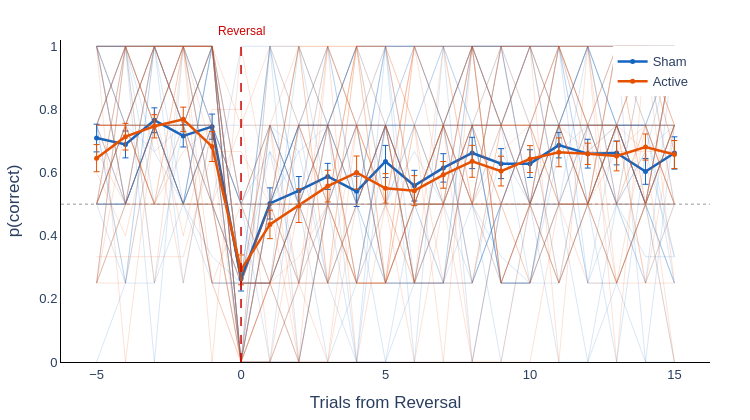
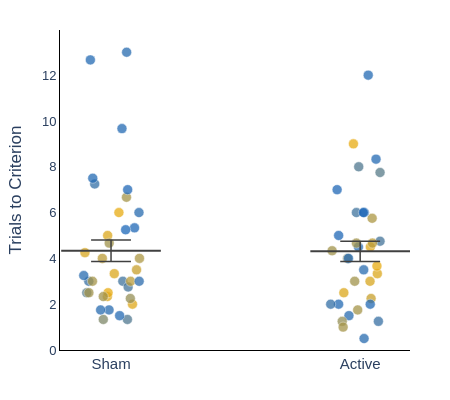

Write notebook code for charts like these, in order.
### Markdown cell above
---
## 5. Reversal Learning Analysis

### Code cell
# Reversal-locked accuracy and trials to criterion
rev_results = run_reversal_analysis(data, data_clean, conditions=['sham', 'active'])

### Figure 1 — Plotly figure (JSON) as saved in the notebook; plotly's stock layout.template omitted (floating-point values rounded to 4 significant figures)
{"data": [{"hoverinfo": "text+y", "line": {"color": "#1565C0", "width": 0.8}, "mode": "lines", "opacity": 0.2, "showlegend": false, "text": "sub-10369 (sham)", "type": "scatter", "x": [-5, -4, -3, -2, -1, 0, 1, 2, 3, 4, 5, 6, 7, 8, 9, 10, 11, 12, 13, 14, 15], "y": [0.5, 0.5, 0.75, 0.5, 1, 0.25, 1, 0.5, 0.5, 0.5, 0.5, 0.5, 0.75, 0.5, 0.3333, 0.25, 0.25, 0.5, 0, 0.6667, 0.3333]}, {"hoverinfo": "text+y", "line": {"color": "#1565C0", "width": 0.8}, "mode": "lines", "opacity": 0.2, "showlegend": false, "text": "sub-10418 (sham)", "type": "scatter", "x": [-5, -4, -3, -2, -1, 0, 1, 2, 3, 4, 5, 6, 7, 8, 9, 10, 11, 12, 13, 14, 15], "y": [0.5, 0.5, 0.75, 0.75, 0.25, 0.25, 0.25, 0.5, 0.5, 0.25, 0.75, 0.5, 0.75, 1, 0.75, 0.5, 0.75, 0.75, 0.5, 0.25, 0.5]}, {"hoverinfo": "text+y", "line": {"color": "#1565C0", "width": 0.8}, "mode": "lines", "opacity": 0.2, "showlegend": false, "text": "sub-10541 (sham)", "type": "scatter", "x": [-5, -4, -3, -2, -1, 0, 1, 2, 3, 4, 5, 6, 7, 8, 9, 10, 11, 12, 13, 14, 15], "y": [0.5, 0.75, 0.6667, 0.75, 1, 0, 0.75, 0.6667, 0.75, 1, 0.5, 0.75, 0.5, 0.5, 0.25, 0.25, 0.6667, 0.75, 0.5, 0.6667, 1]}, {"hoverinfo": "text+y", "line": {"color": "#1565C0", "width": 0.8}, "mode": "lines", "opacity": 0.2, "showlegend": false, "text": "sub-10559 (sham)", "type": "scatter", "x": [-5, -4, -3, -2, -1, 0, 1, 2, 3, 4, 5, 6, 7, 8, 9, 10, 11, 12, 13, 14, 15], "y": [0.75, 0.75, 1, 0.75, 0.75, 0, 0.25, 0.25, 0.25, 0.5, 0.75, 0.75, 0.5, 0.5, 0.5, 0.75, 0.75, 0.25, 0.5, 0.5, 1]}, {"hoverinfo": "text+y", "line": {"color": "#1565C0", "width": 0.8}, "mode": "lines", "opacity": 0.2, "showlegend": false, "text": "sub-10589 (sham)", "type": "scatter", "x": [-5, -4, -3, -2, -1, 0, 1, 2, 3, 4, 5, 6, 7, 8, 9, 10, 11, 12, 13, 14, 15], "y": [0.75, 1, 0.75, 1, 1, 0, 0.5, 0.75, 0.75, 1, 1, 1, 1, 0.75, 0.75, 0.5, 0.75, 1, 1, 0.75, 0.75]}, {"hoverinfo": "text+y", "line": {"color": "#1565C0", "width": 0.8}, "mode": "lines", "opacity": 0.2, "showlegend": false, "text": "sub-10590 (sham)", "type": "scatter", "x": [-5, -4, -3, -2, -1, 0, 1, 2, 3, 4, 5, 6, 7, 8, 9, 10, 11, 12, 13, 14, 15], "y": [1, 0.5, 0.75, 0.75, 1, 0.5, 0.5, 0.75, 0.5, 0.5, 0.25, 0.25, 0.25, 0.75, 0.25, 0.25, 0.75, 0.75, 0.75, 0.5, 0.25]}, {"hoverinfo": "text+y", "line": {"color": "#1565C0", "width": 0.8}, "mode": "lines", "opacity": 0.2, "showlegend": false, "text": "sub-10606 (sham)", "type": "scatter", "x": [-5, -4, -3, -2, -1, 0, 1, 2, 3, 4, 5, 6, 7, 8, 9, 10, 11, 12, 13, 14, 15], "y": [1, 1, 0, 1, 0.5, 1, 1, 0, 0.5, 0, 1, 0, 1, 0, 0.5, 0.5, 0, 0, 0.5, 1, 0.5]}, {"hoverinfo": "text+y", "line": {"color": "#1565C0", "width": 0.8}, "mode": "lines", "opacity": 0.2, "showlegend": false, "text": "sub-10608 (sham)", "type": "scatter", "x": [-5, -4, -3, -2, -1, 0, 1, 2, 3, 4, 5, 6, 7, 8, 9, 10, 11, 12, 13, 14, 15], "y": [1, 0.75, 1, 0.75, 0.5, 0.25, 0.5, 0.75, 0.75, 0.5, 0.5, 0.75, 1, 0.75, 0.25, 0.25, 0.75, 1, 0.75, 0.75, 0.3333]}, {"hoverinfo": "text+y", "line": {"color": "#1565C0", "width": 0.8}, "mode": "lines", "opacity": 0.2, "showlegend": false, "text": "sub-10636 (sham)", "type": "scatter", "x": [-5, -4, -3, -2, -1, 0, 1, 2, 3, 4, 5, 6, 7, 8, 9, 10, 11, 12, 13, 14, 15], "y": [1, 0.75, 1, 0.75, 0.75, 0, 0.5, 0.75, 0.75, 0.75, 0.75, 0.75, 0.75, 1, 1, 1, 1, 1, 0.75, 0.75, 1]}, {"hoverinfo": "text+y", "line": {"color": "#1565C0", "width": 0.8}, "mode": "lines", "opacity": 0.2, "showlegend": false, "text": "sub-10638 (sham)", "type": "scatter", "x": [-5, -4, -3, -2, -1, 0, 1, 2, 3, 4, 5, 6, 7, 8, 9, 10, 11, 12, 13, 14, 15], "y": [0.5, 1, 0.25, 0.5, 0.75, 0.5, 0, 0.75, 1, 0.5, 0.75, 0.5, 0.5, 0.75, 0.25, 0.25, 0.5, 0, 0.25, 0.5, 0.25]}, {"hoverinfo": "text+y", "line": {"color": "#1565C0", "width": 0.8}, "mode": "lines", "opacity": 0.2, "showlegend": false, "text": "sub-10641 (sham)", "type": "scatter", "x": [-5, -4, -3, -2, -1, 0, 1, 2, 3, 4, 5, 6, 7, 8, 9, 10, 11, 12, 13, 14, 15], "y": [0.5, 0.5, 1, 0.75, 0.75, 0, 0.5, 0.75, 0.75, 0.75, 0.75, 0.25, 0.75, 0.75, 0.75, 1, 0.5, 0.5, 0.75, 0.5, 1]}, {"hoverinfo": "text+y", "line": {"color": "#1565C0", "width": 0.8}, "mode": "lines", "opacity": 0.2, "showlegend": false, "text": "sub-10649 (sham)", "type": "scatter", "x": [-5, -4, -3, -2, -1, 0, 1, 2, 3, 4, 5, 6, 7, 8, 9, 10, 11, 12, 13, 14, 15], "y": [0, 0.25, 0.25, 0.75, 0.75, 0.25, 0.5, 0.25, 0.75, 0.5, 1, 1, 1, 1, 1, 0.75, 0.75, 0.75, 0.75, 0.75, 0.75]}, {"hoverinfo": "text+y", "line": {"color": "#1565C0", "width": 0.8}, "mode": "lines", "opacity": 0.2, "showlegend": false, "text": "sub-10656 (sham)", "type": "scatter", "x": [-5, -4, -3, -2, -1, 0, 1, 2, 3, 4, 5, 6, 7, 8, 9, 10, 11, 12, 13, 14, 15], "y": [0.75, 0.25, 1, 1, 0.5, 0, 1, 0.75, 1, 0.75, 0.75, 1, 0.75, 0.75, 1, 0.5, 0.5, 0.5, 0.75, 0.75, 0.75]}, {"hoverinfo": "text+y", "line": {"color": "#1565C0", "width": 0.8}, "mode": "lines", "opacity": 0.2, "showlegend": false, "text": "sub-10661 (sham)", "type": "scatter", "x": [-5, -4, -3, -2, -1, 0, 1, 2, 3, 4, 5, 6, 7, 8, 9, 10, 11, 12, 13, 14, 15], "y": [0.75, 0.5, 0.75, 1, 0.75, 0.5, 0.75, 0.5, 0.75, 1, 1, 0.5, 0.75, 0.75, 0.75, 0.75, 0.75, 1, 0.75, 0.5, 0.75]}, {"hoverinfo": "text+y", "line": {"color": "#1565C0", "width": 0.8}, "mode": "lines", "opacity": 0.2, "showlegend": false, "text": "sub-10716 (sham)", "type": "scatter", "x": [-5, -4, -3, -2, -1, 0, 1, 2, 3, 4, 5, 6, 7, 8, 9, 10, 11, 12, 13, 14, 15], "y": [1, 1, 0.75, 0.5, 0.75, 0.25, 0.25, 0.5, 0, 0.25, 0.25, 0.25, 0.5, 0.25, 0.5, 0.75, 0.75, 0.75, 0.5, 0.5, 0.25]}, {"hoverinfo": "text+y", "line": {"color": "#1565C0", "width": 0.8}, "mode": "lines", "opacity": 0.2, "showlegend": false, "text": "sub-10804 (sham)", "type": "scatter", "x": [-5, -4, -3, -2, -1, 0, 1, 2, 3, 4, 5, 6, 7, 8, 9, 10, 11, 12, 13, 14, 15], "y": [0.75, 1, 0.6667, 0.5, 0.75, 0.5, 0.5, 0.6667, 0.25, 0.25, 0.75, 0.5, 0.5, 1, 1, 1, 0.5, 1, 0.5, 0.25, 1]}, {"hoverinfo": "text+y", "line": {"color": "#1565C0", "width": 0.8}, "mode": "lines", "opacity": 0.2, "showlegend": false, "text": "sub-10809 (sham)", "type": "scatter", "x": [-5, -4, -3, -2, -1, 0, 1, 2, 3, 4, 5, 6, 7, 8, 9, 10, 11, 12, 13, 14, 15], "y": [0.5, 0.75, 0.75, 0.5, 0.3333, 0.25, 0.6667, 0.5, 1, 0.5, 1, 0.25, 0.75, 0.25, 0.6667, 0.5, 0.75, 0.75, 0.75, 0.5, 1]}, {"hoverinfo": "text+y", "line": {"color": "#1565C0", "width": 0.8}, "mode": "lines", "opacity": 0.2, "showlegend": false, "text": "sub-10810 (sham)", "type": "scatter", "x": [-5, -4, -3, -2, -1, 0, 1, 2, 3, 4, 5, 6, 7, 8, 9, 10, 11, 12, 13, 14, 15], "y": [1, 1, 1, 1, 1, 0.25, 0.25, 0, 0.5, 0.5, 0.75, 0.75, 0.75, 1, 1, 1, 1, 0.5, 0.75, 1, 1]}, {"hoverinfo": "text+y", "line": {"color": "#1565C0", "width": 0.8}, "mode": "lines", "opacity": 0.2, "showlegend": false, "text": "sub-10862 (sham)", "type": "scatter", "x": [-5, -4, -3, -2, -1, 0, 1, 2, 3, 4, 5, 6, 7, 8, 9, 10, 11, 12, 13, 14, 15], "y": [1, 1, 1, 0.5, 0.75, 0.5, 0.75, 0.5, 0.5, 0.5, 0.75, 1, 0.75, 0.5, 1, 0.5, 0.75, 0.75, 0.75, 0.5, 0.75]}, {"hoverinfo": "text+y", "line": {"color": "#1565C0", "width": 0.8}, "mode": "lines", "opacity": 0.2, "showlegend": false, "text": "sub-10866 (sham)", "type": "scatter", "x": [-5, -4, -3, -2, -1, 0, 1, 2, 3, 4, 5, 6, 7, 8, 9, 10, 11, 12, 13, 14, 15], "y": [0.5, 0.5, 0.75, 0.5, 1, 0.5, 0.25, 0.5, 0.25, 0, 0, 0.25, 0.25, 0.25, 0.5, 0.5, 0.5, 0.75, 0.75, 0.5, 0]}, {"hoverinfo": "text+y", "line": {"color": "#1565C0", "width": 0.8}, "mode": "lines", "opacity": 0.2, "showlegend": false, "text": "sub-10886 (sham)", "type": "scatter", "x": [-5, -4, -3, -2, -1, 0, 1, 2, 3, 4, 5, 6, 7, 8, 9, 10, 11, 12, 13, 14, 15], "y": [1, 0.5, 0.75, 0.75, 1, 0, 0, 0.25, 0.5, 0.75, 0.25, 0.25, 0.25, 1, 0.75, 1, 0.75, 0.25, 0.75, 0.5, 0.5]}, {"hoverinfo": "text+y", "line": {"color": "#1565C0", "width": 0.8}, "mode": "lines", "opacity": 0.2, "showlegend": false, "text": "sub-10898 (sham)", "type": "scatter", "x": [-5, -4, -3, -2, -1, 0, 1, 2, 3, 4, 5, 6, 7, 8, 9, 10, 11, 12, 13, 14, 15], "y": [1, 1, 1, 1, 1, 0, 0, 0, 0.5, 0.5, 1, 1, 1, 1, 1, 1, 1, 0.5, 1, 0, 0]}, {"hoverinfo": "text+y", "line": {"color": "#1565C0", "width": 0.8}, "mode": "lines", "opacity": 0.2, "showlegend": false, "text": "sub-10950 (sham)", "type": "scatter", "x": [-5, -4, -3, -2, -1, 0, 1, 2, 3, 4, 5, 6, 7, 8, 9, 10, 11, 12, 13, 14, 15], "y": [0.25, 1, 1, 1, 1, 0.25, 0.25, 0.75, 0.75, 0.75, 0.75, 0.75, 1, 1, 0.75, 1, 1, 1, 1, 1, 1]}, {"hoverinfo": "text+y", "line": {"color": "#1565C0", "width": 0.8}, "mode": "lines", "opacity": 0.2, "showlegend": false, "text": "sub-10951 (sham)", "type": "scatter", "x": [-5, -4, -3, -2, -1, 0, 1, 2, 3, 4, 5, 6, 7, 8, 9, 10, 11, 12, 13, 14, 15], "y": [0.5, 0.5, 0.5, 0.5, 0.75, 0.75, 0.75, 0.5, 0.75, 0.5, 0, 0.5, 0.25, 0.75, 0.25, 0.5, 1, 0.25, 0.25, 0.5, 0.75]}, {"hoverinfo": "text+y", "line": {"color": "#1565C0", "width": 0.8}, "mode": "lines", "opacity": 0.2, "showlegend": false, "text": "sub-10998 (sham)", "type": "scatter", "x": [-5, -4, -3, -2, -1, 0, 1, 2, 3, 4, 5, 6, 7, 8, 9, 10, 11, 12, 13, 14, 15], "y": [0.25, 0.5, 1, 1, 0.75, 0.5, 0.6667, 0.25, 0.75, 0.25, 0.5, 0.6667, 0.5, 0.75, 0.75, 0.75, 0.75, 1, 0.75, 0.75, 0.25]}, {"hoverinfo": "text+y", "line": {"color": "#1565C0", "width": 0.8}, "mode": "lines", "opacity": 0.2, "showlegend": false, "text": "sub-11016 (sham)", "type": "scatter", "x": [-5, -4, -3, -2, -1, 0, 1, 2, 3, 4, 5, 6, 7, 8, 9, 10, 11, 12, 13, 14, 15], "y": [0.5, 0.25, 0.75, 0.75, 0.75, 0.25, 0.25, 0.5, 0.25, 0.25, 0.75, 0.75, 0.75, 0.25, 0.5, 0.75, 1, 0.6667, 0.75, 0.75, 0.75]}, {"hoverinfo": "text+y", "line": {"color": "#1565C0", "width": 0.8}, "mode": "lines", "opacity": 0.2, "showlegend": false, "text": "sub-11030 (sham)", "type": "scatter", "x": [-5, -4, -3, -2, -1, 0, 1, 2, 3, 4, 5, 6, 7, 8, 9, 10, 11, 12, 13, 14, 15], "y": [0.75, 1, 0.5, 0.5, 0.5, 0.5, 0.5, 0.75, 0.75, 0.75, 1, 1, 0.75, 0.75, 0.75, 1, 1, 1, 1, 1, 1]}, {"hoverinfo": "text+y", "line": {"color": "#1565C0", "width": 0.8}, "mode": "lines", "opacity": 0.2, "showlegend": false, "text": "sub-11031 (sham)", "type": "scatter", "x": [-5, -4, -3, -2, -1, 0, 1, 2, 3, 4, 5, 6, 7, 8, 9, 10, 11, 12, 13, 14, 15], "y": [0.5, 0.5, 0.75, 0.5, 1, 0.25, 0.75, 0.5, 0.5, 0.75, 0.75, 0.5, 0.75, 1, 0.75, 0.5, 0.5, 0.75, 0.5, 0.3333, 0.3333]}, {"hoverinfo": "text+y", "line": {"color": "#1565C0", "width": 0.8}, "mode": "lines", "opacity": 0.2, "showlegend": false, "text": "sub-11036 (sham)", "type": "scatter", "x": [-5, -4, -3, -2, -1, 0, 1, 2, 3, 4, 5, 6, 7, 8, 9, 10, 11, 12, 13, 14, 15], "y": [0.5, 0.75, 0.5, 0.75, 0.25, 0.25, 0.25, 1, 0.75, 0, 0.75, 0.25, 0.25, 1, 0.25, 0.25, 0.5, 0.5, 0.75, 0.75, 0.5]}, {"hoverinfo": "text+y", "line": {"color": "#1565C0", "width": 0.8}, "mode": "lines", "opacity": 0.2, "showlegend": false, "text": "sub-11286 (sham)", "type": "scatter", "x": [-5, -4, -3, -2, -1, 0, 1, 2, 3, 4, 5, 6, 7, 8, 9, 10, 11, 12, 13, 14, 15], "y": [1, 1, 1, 0.75, 1, 0, 0, 0, 0, 0, 0, 0, 0, 0, 0.5, 0.5, 1, 0.75, 0.75, 0.75, 1]}, {"hoverinfo": "text+y", "line": {"color": "#1565C0", "width": 0.8}, "mode": "lines", "opacity": 0.2, "showlegend": false, "text": "sub-11318 (sham)", "type": "scatter", "x": [-5, -4, -3, -2, -1, 0, 1, 2, 3, 4, 5, 6, 7, 8, 9, 10, 11, 12, 13, 14, 15], "y": [0.75, 0.75, 0.75, 0.5, 0.25, 0.25, 1, 1, 0.5, 0.5, 0.75, 0.5, 0.5, 0.5, 0.5, 0.75, 0.75, 0.5, 0.75, 0.5, 0.75]}, {"hoverinfo": "text+y", "line": {"color": "#1565C0", "width": 0.8}, "mode": "lines", "opacity": 0.2, "showlegend": false, "text": "sub-11329 (sham)", "type": "scatter", "x": [-5, -4, -3, -2, -1, 0, 1, 2, 3, 4, 5, 6, 7, 8, 9, 10, 11, 12, 13, 14, 15], "y": [0.5, 0.5, 0.75, 1, 1, 0, 0.5, 0.5, 0.75, 0.75, 0.25, 0.25, 0.5, 0.75, 0.25, 0.5, 0.5, 0.5, 0.5, 0.6667, 0.75]}, {"hoverinfo": "text+y", "line": {"color": "#1565C0", "width": 0.8}, "mode": "lines", "opacity": 0.2, "showlegend": false, "text": "sub-11526 (sham)", "type": "scatter", "x": [-5, -4, -3, -2, -1, 0, 1, 2, 3, 4, 5, 6, 7, 8, 9, 10, 11, 12, 13, 14, 15], "y": [1, 1, 1, 1, 0.75, 0.25, 0.5, 0.75, 0.75, 1, 1, 1, 1, 1, 1, 0.5, 0.75, 0.75, 1, 1, 1]}, {"hoverinfo": "text+y", "line": {"color": "#1565C0", "width": 0.8}, "mode": "lines", "opacity": 0.2, "showlegend": false, "text": "sub-11563 (sham)", "type": "scatter", "x": [-5, -4, -3, -2, -1, 0, 1, 2, 3, 4, 5, 6, 7, 8, 9, 10, 11, 12, 13, 14, 15], "y": [1, 0.5, 0.75, 0.75, 0.5, 0.25, 1, 0.5, 0.5, 0.75, 0.25, 0.5, 0.5, 0.5, 0, 0.5, 0.25, 0.5, 0.25, 0, 0.75]}, {"hoverinfo": "text+y", "line": {"color": "#1565C0", "width": 0.8}, "mode": "lines", "opacity": 0.2, "showlegend": false, "text": "sub-11628 (sham)", "type": "scatter", "x": [-5, -4, -3, -2, -1, 0, 1, 2, 3, 4, 5, 6, 7, 8, 9, 10, 11, 12, 13, 14, 15], "y": [0.75, 0.25, 1, 0.25, 0.75, 0, 0.75, 0.75, 0.25, 0.5, 0.25, 0.5, 0.5, 0.5, 0.75, 0.25, 0.75, 0.5, 0.75, 0.5, 0.5]}, {"hoverinfo": "text+y", "line": {"color": "#1565C0", "width": 0.8}, "mode": "lines", "opacity": 0.2, "showlegend": false, "text": "sub-11631 (sham)", "type": "scatter", "x": [-5, -4, -3, -2, -1, 0, 1, 2, 3, 4, 5, 6, 7, 8, 9, 10, 11, 12, 13, 14, 15], "y": [0.75, 0.5, 0.75, 0.5, 1, 0.25, 0.5, 1, 0.75, 0.5, 0.75, 0.5, 0.25, 0.5, 1, 1, 0.75, 1, 0.5, 0.5, 0.5]}, {"hoverinfo": "text+y", "line": {"color": "#1565C0", "width": 0.8}, "mode": "lines", "opacity": 0.2, "showlegend": false, "text": "sub-11773 (sham)", "type": "scatter", "x": [-5, -4, -3, -2, -1, 0, 1, 2, 3, 4, 5, 6, 7, 8, 9, 10, 11, 12, 13, 14, 15], "y": [1, 0.75, 0.75, 0.5, 0.5, 0.25, 0.25, 0.5, 0.75, 1, 0.75, 0.25, 0.25, 0.25, 0.5, 0.75, 0.25, 0.75, 0.75, 0.75, 1]}, {"error_y": {"array": [0.04388, 0.04267, 0.03939, 0.03515, 0.0398, 0.03868, 0.04934, 0.04482, 0.04135, 0.04796, 0.05089, 0.04864, 0.04502, 0.0496, 0.04752, 0.04399, 0.04038, 0.0456, 0.03779, 0.04077, 0.05115], "color": "#1565C0", "thickness": 1, "type": "data", "visible": true, "width": 3}, "hovertemplate": "Trial %{x}: %{y:.3f}<extra>Sham</extra>", "line": {"color": "#1565C0", "width": 2.5}, "marker": {"color": "#1565C0", "size": 5}, "mode": "lines+markers", "name": "Sham", "type": "scatter", "x": [-5, -4, -3, -2, -1, 0, 1, 2, 3, 4, 5, 6, 7, 8, 9, 10, 11, 12, 13, 14, 15], "y": [0.7095, 0.6892, 0.7658, 0.7162, 0.7455, 0.2635, 0.5023, 0.5428, 0.5878, 0.5405, 0.6351, 0.5586, 0.6149, 0.6622, 0.6284, 0.6284, 0.6869, 0.6599, 0.6622, 0.6036, 0.6622]}, {"hoverinfo": "text+y", "line": {"color": "#E65100", "width": 0.8}, "mode": "lines", "opacity": 0.2, "showlegend": false, "text": "sub-10369 (active)", "type": "scatter", "x": [-5, -4, -3, -2, -1, 0, 1, 2, 3, 4, 5, 6, 7, 8, 9, 10, 11, 12, 13, 14, 15], "y": [0.25, 1, 0.25, 1, 1, 0.5, 0.75, 0, 0.5, 0.75, 0.25, 0.75, 0, 1, 0.25, 0.25, 0.5, 0.5, 0.5, 1, 0.25]}, {"hoverinfo": "text+y", "line": {"color": "#E65100", "width": 0.8}, "mode": "lines", "opacity": 0.2, "showlegend": false, "text": "sub-10418 (active)", "type": "scatter", "x": [-5, -4, -3, -2, -1, 0, 1, 2, 3, 4, 5, 6, 7, 8, 9, 10, 11, 12, 13, 14, 15], "y": [0.5, 1, 1, 1, 0, 1, 0.5, 1, 1, 0, 0.5, 0, 0.5, 0, 0, 0.5, 0.5, 0.5, 0.5, 0.5, 0]}, {"hoverinfo": "text+y", "line": {"color": "#E65100", "width": 0.8}, "mode": "lines", "opacity": 0.2, "showlegend": false, "text": "sub-10541 (active)", "type": "scatter", "x": [-5, -4, -3, -2, -1, 0, 1, 2, 3, 4, 5, 6, 7, 8, 9, 10, 11, 12, 13, 14, 15], "y": [0.5, 0.5, 0.75, 1, 0.75, 0, 0.25, 0.75, 0.75, 0.5, 0.75, 0.25, 0.25, 0.75, 0.75, 1, 0.75, 0.6667, 0.6667, 0.6667, 0.6667]}, {"hoverinfo": "text+y", "line": {"color": "#E65100", "width": 0.8}, "mode": "lines", "opacity": 0.2, "showlegend": false, "text": "sub-10559 (active)", "type": "scatter", "x": [-5, -4, -3, -2, -1, 0, 1, 2, 3, 4, 5, 6, 7, 8, 9, 10, 11, 12, 13, 14, 15], "y": [0.6667, 0.5, 0.5, 0.6667, 0.75, 0, 0.75, 0.5, 0.5, 0.25, 0.75, 0.25, 0.5, 0.5, 0.5, 0.75, 0.75, 0.75, 0.75, 0.5, 1]}, {"hoverinfo": "text+y", "line": {"color": "#E65100", "width": 0.8}, "mode": "lines", "opacity": 0.2, "showlegend": false, "text": "sub-10589 (active)", "type": "scatter", "x": [-5, -4, -3, -2, -1, 0, 1, 2, 3, 4, 5, 6, 7, 8, 9, 10, 11, 12, 13, 14, 15], "y": [1, 1, 1, 1, 1, 0, 0, 0.25, 0, 0.75, 0.75, 0.25, 0.25, 0.75, 0.75, 0.75, 1, 0.75, 0.75, 1, 0.75]}, {"hoverinfo": "text+y", "line": {"color": "#E65100", "width": 0.8}, "mode": "lines", "opacity": 0.2, "showlegend": false, "text": "sub-10590 (active)", "type": "scatter", "x": [-5, -4, -3, -2, -1, 0, 1, 2, 3, 4, 5, 6, 7, 8, 9, 10, 11, 12, 13, 14, 15], "y": [0.75, 1, 0.75, 0.75, 0.75, 0.25, 0.25, 0.25, 0.75, 0.75, 0.5, 0.5, 0.5, 0.5, 0.5, 0.5, 0.75, 0.5, 0.6667, 0.75, 0.75]}, {"hoverinfo": "text+y", "line": {"color": "#E65100", "width": 0.8}, "mode": "lines", "opacity": 0.2, "showlegend": false, "text": "sub-10606 (active)", "type": "scatter", "x": [-5, -4, -3, -2, -1, 0, 1, 2, 3, 4, 5, 6, 7, 8, 9, 10, 11, 12, 13, 14, 15], "y": [0.5, 0.75, 0.5, 0.5, 0.5, 0.5, 0.75, 0.25, 0.5, 0.25, 0.25, 0.5, 0.75, 0, 0.5, 0.25, 0.5, 0.5, 0.25, 0.5, 0.75]}, {"hoverinfo": "text+y", "line": {"color": "#E65100", "width": 0.8}, "mode": "lines", "opacity": 0.2, "showlegend": false, "text": "sub-10608 (active)", "type": "scatter", "x": [-5, -4, -3, -2, -1, 0, 1, 2, 3, 4, 5, 6, 7, 8, 9, 10, 11, 12, 13, 14, 15], "y": [0.5, 0.75, 0.75, 0.5, 0.5, 0, 0.5, 1, 0.75, 0.25, 0.25, 0.5, 0.75, 0.5, 0.5, 0.25, 0.75, 0.5, 1, 1, 0.6667]}, {"hoverinfo": "text+y", "line": {"color": "#E65100", "width": 0.8}, "mode": "lines", "opacity": 0.2, "showlegend": false, "text": "sub-10636 (active)", "type": "scatter", "x": [-5, -4, -3, -2, -1, 0, 1, 2, 3, 4, 5, 6, 7, 8, 9, 10, 11, 12, 13, 14, 15], "y": [0.75, 0.75, 1, 1, 0.5, 0.5, 0.5, 0.75, 1, 1, 1, 1, 1, 1, 1, 1, 1, 1, 1, 1, 1]}, {"hoverinfo": "text+y", "line": {"color": "#E65100", "width": 0.8}, "mode": "lines", "opacity": 0.2, "showlegend": false, "text": "sub-10638 (active)", "type": "scatter", "x": [-5, -4, -3, -2, -1, 0, 1, 2, 3, 4, 5, 6, 7, 8, 9, 10, 11, 12, 13, 14, 15], "y": [1, 0.75, 0.75, 1, 1, 0, 0, 0.25, 0.25, 0.25, 0.25, 0.5, 0.75, 0.5, 0.5, 0.5, 0.5, 0.5, 0.75, 0.6667, 0]}, {"hoverinfo": "text+y", "line": {"color": "#E65100", "width": 0.8}, "mode": "lines", "opacity": 0.2, "showlegend": false, "text": "sub-10641 (active)", "type": "scatter", "x": [-5, -4, -3, -2, -1, 0, 1, 2, 3, 4, 5, 6, 7, 8, 9, 10, 11, 12, 13, 14, 15], "y": [0.75, 0.75, 1, 0.75, 0.25, 0.5, 0.5, 0.5, 0.75, 1, 0.75, 0.5, 0.5, 0.75, 0.5, 0.75, 1, 0.75, 0.5, 0.75, 0.5]}, {"hoverinfo": "text+y", "line": {"color": "#E65100", "width": 0.8}, "mode": "lines", "opacity": 0.2, "showlegend": false, "text": "sub-10649 (active)", "type": "scatter", "x": [-5, -4, -3, -2, -1, 0, 1, 2, 3, 4, 5, 6, 7, 8, 9, 10, 11, 12, 13, 14, 15], "y": [0.75, 0.75, 0.5, 0.75, 0.75, 0.25, 0.75, 0.75, 0.5, 0.25, 0.25, 0.25, 0.5, 0.5, 1, 0.75, 0.5, 0.75, 0.25, 0.5, 1]}, {"hoverinfo": "text+y", "line": {"color": "#E65100", "width": 0.8}, "mode": "lines", "opacity": 0.2, "showlegend": false, "text": "sub-10656 (active)", "type": "scatter", "x": [-5, -4, -3, -2, -1, 0, 1, 2, 3, 4, 5, 6, 7, 8, 9, 10, 11, 12, 13, 14, 15], "y": [0.75, 0.75, 0.5, 0.5, 0.75, 0.25, 0.75, 0.75, 0.75, 0.75, 0.75, 0.5, 0.75, 0.25, 0.75, 0.5, 0.75, 1, 0.25, 0.5, 0.75]}, {"hoverinfo": "text+y", "line": {"color": "#E65100", "width": 0.8}, "mode": "lines", "opacity": 0.2, "showlegend": false, "text": "sub-10661 (active)", "type": "scatter", "x": [-5, -4, -3, -2, -1, 0, 1, 2, 3, 4, 5, 6, 7, 8, 9, 10, 11, 12, 13, 14, 15], "y": [0.75, 0.75, 0.5, 1, 1, 0.25, 0.5, 1, 1, 0.75, 0.5, 0.5, 0.5, 0.75, 0.75, 0.75, 1, 1, 1, 1, 0.75]}, {"hoverinfo": "text+y", "line": {"color": "#E65100", "width": 0.8}, "mode": "lines", "opacity": 0.2, "showlegend": false, "text": "sub-10804 (active)", "type": "scatter", "x": [-5, -4, -3, -2, -1, 0, 1, 2, 3, 4, 5, 6, 7, 8, 9, 10, 11, 12, 13, 14, 15], "y": [1, 1, 1, 1, 1, 0.5, 0.5, 0.5, 0.5, 1, 1, 0.5, 0.5, 0.5, 1, 1, 0, 1, 0, 1, 0.5]}, {"hoverinfo": "text+y", "line": {"color": "#E65100", "width": 0.8}, "mode": "lines", "opacity": 0.2, "showlegend": false, "text": "sub-10809 (active)", "type": "scatter", "x": [-5, -4, -3, -2, -1, 0, 1, 2, 3, 4, 5, 6, 7, 8, 9, 10, 11, 12, 13, 14, 15], "y": [0.75, 1, 0.75, 1, 0.6667, 0, 0.25, 0.3333, 0.5, 1, 0.5, 1, 0.5, 0.75, 0.5, 0.5, 1, 0.6667, 0.75, 1, 0.6667]}, {"hoverinfo": "text+y", "line": {"color": "#E65100", "width": 0.8}, "mode": "lines", "opacity": 0.2, "showlegend": false, "text": "sub-10810 (active)", "type": "scatter", "x": [-5, -4, -3, -2, -1, 0, 1, 2, 3, 4, 5, 6, 7, 8, 9, 10, 11, 12, 13, 14, 15], "y": [1, 0.5, 0.75, 0.75, 0.5, 0.25, 0.5, 0.25, 1, 0.75, 1, 0.75, 0.75, 1, 0.25, 0.5, 0.75, 0.75, 0.5, 0.5, 0.5]}, {"hoverinfo": "text+y", "line": {"color": "#E65100", "width": 0.8}, "mode": "lines", "opacity": 0.2, "showlegend": false, "text": "sub-10862 (active)", "type": "scatter", "x": [-5, -4, -3, -2, -1, 0, 1, 2, 3, 4, 5, 6, 7, 8, 9, 10, 11, 12, 13, 14, 15], "y": [0.25, 1, 0.75, 1, 0.25, 0, 0.25, 0.75, 0.5, 1, 0.25, 1, 0.75, 1, 0.25, 0.5, 1, 0.75, 0.75, 0.75, 0.5]}, {"hoverinfo": "text+y", "line": {"color": "#E65100", "width": 0.8}, "mode": "lines", "opacity": 0.2, "showlegend": false, "text": "sub-10866 (active)", "type": "scatter", "x": [-5, -4, -3, -2, -1, 0, 1, 2, 3, 4, 5, 6, 7, 8, 9, 10, 11, 12, 13, 14, 15], "y": [0.75, 0.75, 1, 0.75, 0.5, 0.25, 0.25, 0.5, 0.75, 0.25, 0.5, 0.5, 0.75, 0.5, 0.6667, 0.75, 0.75, 0.5, 0.25, 0.75, 0.75]}, {"hoverinfo": "text+y", "line": {"color": "#E65100", "width": 0.8}, "mode": "lines", "opacity": 0.2, "showlegend": false, "text": "sub-10886 (active)", "type": "scatter", "x": [-5, -4, -3, -2, -1, 0, 1, 2, 3, 4, 5, 6, 7, 8, 9, 10, 11, 12, 13, 14, 15], "y": [0.75, 1, 1, 1, 1, 0.25, 0.5, 0.5, 1, 1, 1, 0.5, 0.5, 0.75, 0.75, 0.5, 0.25, 0.75, 1, 0.5, 0.75]}, {"hoverinfo": "text+y", "line": {"color": "#E65100", "width": 0.8}, "mode": "lines", "opacity": 0.2, "showlegend": false, "text": "sub-10950 (active)", "type": "scatter", "x": [-5, -4, -3, -2, -1, 0, 1, 2, 3, 4, 5, 6, 7, 8, 9, 10, 11, 12, 13, 14, 15], "y": [0.75, 0.75, 0.75, 0.5, 0.5, 0, 0.25, 0.5, 0.25, 0.5, 0.75, 0.5, 0.5, 0.5, 0.25, 0.5, 0.25, 0.5, 0.75, 0.25, 0.25]}, {"hoverinfo": "text+y", "line": {"color": "#E65100", "width": 0.8}, "mode": "lines", "opacity": 0.2, "showlegend": false, "text": "sub-10951 (active)", "type": "scatter", "x": [-5, -4, -3, -2, -1, 0, 1, 2, 3, 4, 5, 6, 7, 8, 9, 10, 11, 12, 13, 14, 15], "y": [0.6, 0.4, 0.8, 0.4, 0.8, 0.8, 0, 0.5, 0.25, 1, 0.25, 0.5, 0.5, 0.5, 0.75, 0.75, 0.25, 0.5, 0.25, 0.25, 0.5]}, {"hoverinfo": "text+y", "line": {"color": "#E65100", "width": 0.8}, "mode": "lines", "opacity": 0.2, "showlegend": false, "text": "sub-10998 (active)", "type": "scatter", "x": [-5, -4, -3, -2, -1, 0, 1, 2, 3, 4, 5, 6, 7, 8, 9, 10, 11, 12, 13, 14, 15], "y": [0.75, 0.5, 1, 0.75, 1, 0, 0.5, 0, 0.5, 0.25, 0.25, 0.5, 0.5, 1, 0.75, 1, 0.75, 0.75, 0.75, 0.5, 0.75]}, {"hoverinfo": "text+y", "line": {"color": "#E65100", "width": 0.8}, "mode": "lines", "opacity": 0.2, "showlegend": false, "text": "sub-11016 (active)", "type": "scatter", "x": [-5, -4, -3, -2, -1, 0, 1, 2, 3, 4, 5, 6, 7, 8, 9, 10, 11, 12, 13, 14, 15], "y": [0.25, 0.25, 0.75, 0.75, 0.25, 0, 1, 0.75, 0.75, 0.75, 0.5, 0.25, 0.75, 0.75, 1, 0.5, 1, 0.75, 0.75, 1, 0.75]}, {"hoverinfo": "text+y", "line": {"color": "#E65100", "width": 0.8}, "mode": "lines", "opacity": 0.2, "showlegend": false, "text": "sub-11030 (active)", "type": "scatter", "x": [-5, -4, -3, -2, -1, 0, 1, 2, 3, 4, 5, 6, 7, 8, 9, 10, 11, 12, 13, 14, 15], "y": [0.5, 1, 0.75, 0.75, 0.75, 0.25, 0.25, 0.25, 0.25, 0.75, 0.75, 0.5, 0.75, 0.5, 0.5, 0.5, 0.5, 0.25, 0.25, 0.5, 0.75]}, {"hoverinfo": "text+y", "line": {"color": "#E65100", "width": 0.8}, "mode": "lines", "opacity": 0.2, "showlegend": false, "text": "sub-11031 (active)", "type": "scatter", "x": [-5, -4, -3, -2, -1, 0, 1, 2, 3, 4, 5, 6, 7, 8, 9, 10, 11, 12, 13, 14, 15], "y": [0.5, 0.75, 0.75, 0.75, 1, 0.75, 0.75, 1, 0.25, 1, 1, 0.75, 0.25, 0.25, 0.75, 0.75, 0.5, 0.5, 0.5, 0.75, 0.5]}, {"hoverinfo": "text+y", "line": {"color": "#E65100", "width": 0.8}, "mode": "lines", "opacity": 0.2, "showlegend": false, "text": "sub-11036 (active)", "type": "scatter", "x": [-5, -4, -3, -2, -1, 0, 1, 2, 3, 4, 5, 6, 7, 8, 9, 10, 11, 12, 13, 14, 15], "y": [1, 0, 0.75, 0.25, 0.75, 0.5, 0.25, 0, 0, 0.5, 0.75, 0.25, 1, 0.5, 0.5, 0.5, 0.75, 0.5, 0.75, 0.5, 0.5]}, {"hoverinfo": "text+y", "line": {"color": "#E65100", "width": 0.8}, "mode": "lines", "opacity": 0.2, "showlegend": false, "text": "sub-11286 (active)", "type": "scatter", "x": [-5, -4, -3, -2, -1, 0, 1, 2, 3, 4, 5, 6, 7, 8, 9, 10, 11, 12, 13, 14, 15], "y": [1, 1, 1, 1, 1, 0, 0, 0, 0, 0, 0, 0, 0, 0, 0, 0, 0.5, 0.5, 1, 1, 1]}, {"hoverinfo": "text+y", "line": {"color": "#E65100", "width": 0.8}, "mode": "lines", "opacity": 0.2, "showlegend": false, "text": "sub-11318 (active)", "type": "scatter", "x": [-5, -4, -3, -2, -1, 0, 1, 2, 3, 4, 5, 6, 7, 8, 9, 10, 11, 12, 13, 14, 15], "y": [0.25, 0.5, 0.5, 1, 1, 0.25, 0.25, 0, 1, 0.75, 0.25, 0.75, 0.5, 1, 0.25, 0.5, 0.25, 0.5, 0.75, 0.25, 0.75]}, {"hoverinfo": "text+y", "line": {"color": "#E65100", "width": 0.8}, "mode": "lines", "opacity": 0.2, "showlegend": false, "text": "sub-11329 (active)", "type": "scatter", "x": [-5, -4, -3, -2, -1, 0, 1, 2, 3, 4, 5, 6, 7, 8, 9, 10, 11, 12, 13, 14, 15], "y": [1, 0.5, 0.5, 0.5, 0.5, 0, 0.5, 0.5, 0.5, 0.5, 0.5, 1, 1, 0.5, 1, 1, 0.5, 0.5, 1, 0.5, 0.5]}, {"hoverinfo": "text+y", "line": {"color": "#E65100", "width": 0.8}, "mode": "lines", "opacity": 0.2, "showlegend": false, "text": "sub-11526 (active)", "type": "scatter", "x": [-5, -4, -3, -2, -1, 0, 1, 2, 3, 4, 5, 6, 7, 8, 9, 10, 11, 12, 13, 14, 15], "y": [0.75, 0.75, 0.5, 0.5, 0.5, 0.5, 0.25, 0.5, 0.5, 0.5, 0.75, 0.75, 0.75, 1, 0.75, 1, 1, 1, 1, 0.75, 0.75]}, {"hoverinfo": "text+y", "line": {"color": "#E65100", "width": 0.8}, "mode": "lines", "opacity": 0.2, "showlegend": false, "text": "sub-11563 (active)", "type": "scatter", "x": [-5, -4, -3, -2, -1, 0, 1, 2, 3, 4, 5, 6, 7, 8, 9, 10, 11, 12, 13, 14, 15], "y": [0.25, 0.75, 0.75, 0.75, 1, 0.25, 0.5, 0.25, 0.75, 0.25, 0.25, 1, 0.75, 0.75, 0.75, 0.75, 0.5, 0.5, 0.75, 0.75, 0.5]}, {"hoverinfo": "text+y", "line": {"color": "#E65100", "width": 0.8}, "mode": "lines", "opacity": 0.2, "showlegend": false, "text": "sub-11628 (active)", "type": "scatter", "x": [-5, -4, -3, -2, -1, 0, 1, 2, 3, 4, 5, 6, 7, 8, 9, 10, 11, 12, 13, 14, 15], "y": [0.5, 0.75, 1, 0.75, 0.25, 0.25, 0.25, 0.75, 0.5, 0.75, 0.5, 0.25, 0.75, 0.75, 0.5, 0.75, 0.75, 0.5, 0.75, 0.5, 1]}, {"hoverinfo": "text+y", "line": {"color": "#E65100", "width": 0.8}, "mode": "lines", "opacity": 0.2, "showlegend": false, "text": "sub-11631 (active)", "type": "scatter", "x": [-5, -4, -3, -2, -1, 0, 1, 2, 3, 4, 5, 6, 7, 8, 9, 10, 11, 12, 13, 14, 15], "y": [0.25, 0.5, 1, 1, 0.5, 0.75, 1, 1, 0.25, 0.5, 0.5, 0.5, 0.5, 1, 0.75, 0.75, 0.75, 0.75, 1, 1, 1]}, {"hoverinfo": "text+y", "line": {"color": "#E65100", "width": 0.8}, "mode": "lines", "opacity": 0.2, "showlegend": false, "text": "sub-11773 (active)", "type": "scatter", "x": [-5, -4, -3, -2, -1, 0, 1, 2, 3, 4, 5, 6, 7, 8, 9, 10, 11, 12, 13, 14, 15], "y": [0.3333, 0.3333, 0.3333, 0.3333, 0.6667, 0.6667, 0.5, 0.5, 0.5, 0.5, 0.5, 1, 1, 1, 1, 1, 1, 1, 0.5, 0.5, 1]}, {"error_y": {"array": [0.04297, 0.04226, 0.03682, 0.03879, 0.04736, 0.04732, 0.04508, 0.05347, 0.0503, 0.05246, 0.04674, 0.04751, 0.04236, 0.05057, 0.04713, 0.04261, 0.04577, 0.03371, 0.0469, 0.04135, 0.04438], "color": "#E65100", "thickness": 1, "type": "data", "visible": true, "width": 3}, "hovertemplate": "Trial %{x}: %{y:.3f}<extra>Active</extra>", "line": {"color": "#E65100", "width": 2.5}, "marker": {"color": "#E65100", "size": 5}, "mode": "lines+markers", "name": "Active", "type": "scatter", "x": [-5, -4, -3, -2, -1, 0, 1, 2, 3, 4, 5, 6, 7, 8, 9, 10, 11, 12, 13, 14, 15], "y": [0.6457, 0.7138, 0.7467, 0.7686, 0.6824, 0.2919, 0.4357, 0.4952, 0.5571, 0.6, 0.55, 0.5429, 0.5929, 0.6357, 0.6048, 0.6429, 0.6643, 0.6595, 0.6524, 0.681, 0.6571]}], "layout": {"annotations": [{"font": {"color": "#CC0000", "size": 12}, "showarrow": false, "text": "Reversal", "x": 0, "xanchor": "center", "xref": "x", "y": 1, "yanchor": "bottom", "yref": "y domain"}], "font": {"family": "Arial", "size": 14}, "height": 420, "legend": {"font": {"size": 13}, "x": 0.85, "y": 0.98}, "margin": {"b": 50, "l": 60, "r": 40, "t": 40}, "shapes": [{"line": {"color": "#CC0000", "dash": "dash", "width": 1.5}, "type": "line", "x0": 0, "x1": 0, "xref": "x", "y0": 0, "y1": 1, "yref": "y domain"}, {"line": {"color": "#999999", "dash": "dot", "width": 1}, "type": "line", "x0": 0, "x1": 1, "xref": "x domain", "y0": 0.5, "y1": 0.5, "yref": "y"}], "width": 750, "xaxis": {"autorange": true, "linecolor": "black", "linewidth": 1, "range": [-6.231, 16.23], "showgrid": false, "showline": true, "tickfont": {"size": 13}, "title": {"text": "Trials from Reversal"}, "type": "linear", "zeroline": false}, "yaxis": {"linecolor": "black", "linewidth": 1, "range": [0, 1.02], "showgrid": false, "showline": true, "tickfont": {"size": 13}, "title": {"text": "p(correct)"}, "type": "linear"}}}

### Figure 2 — Plotly figure (JSON) as saved in the notebook; plotly's stock layout.template omitted (floating-point values rounded to 4 significant figures)
{"data": [{"hoverinfo": "text", "marker": {"color": ["rgb(79,120,143)", "rgb(220,167,28)", "rgb(223,168,25)", "rgb(63,115,157)", "rgb(87,123,137)", "rgb(173,151,67)", "rgb(40,107,176)", "rgb(67,116,153)", "rgb(55,112,163)", "rgb(232,171,18)", "rgb(126,136,105)", "rgb(200,160,44)", "rgb(36,106,179)", "rgb(149,143,86)", "rgb(220,167,28)", "rgb(52,111,166)", "rgb(220,167,28)", "rgb(216,166,31)", "rgb(185,155,57)", "rgb(232,171,18)", "rgb(165,149,73)", "rgb(188,156,54)", "rgb(43,108,173)", "rgb(32,104,182)", "rgb(32,104,182)", "rgb(36,106,179)", "rgb(40,107,176)", "rgb(40,107,176)", "rgb(36,106,179)", "rgb(36,106,179)", "rgb(28,103,185)", "rgb(40,107,176)", "rgb(40,107,176)", "rgb(161,147,76)", "rgb(161,147,76)", "rgb(165,149,73)", "rgb(161,147,76)"], "line": {"color": "white", "width": 0.5}, "opacity": 0.75, "size": 10}, "mode": "markers", "showlegend": false, "text": ["sub-10369<br>Age: 35<br>TTC: 1.3", "sub-10418<br>Age: 71<br>TTC: 2.3", "sub-10541<br>Age: 72<br>TTC: 2.0", "sub-10559<br>Age: 31<br>TTC: 3.0", "sub-10589<br>Age: 37<br>TTC: 2.5", "sub-10590<br>Age: 59<br>TTC: 4.0", "sub-10606<br>Age: 25<br>TTC: 13.0", "sub-10608<br>Age: 32<br>TTC: 2.8", "sub-10636<br>Age: 29<br>TTC: 3.0", "sub-10638<br>Age: 74<br>TTC: 2.5", "sub-10641<br>Age: 47<br>TTC: 1.3", "sub-10649<br>Age: 66<br>TTC: 3.5", "sub-10656<br>Age: 24<br>TTC: 1.5", "sub-10661<br>Age: 53<br>TTC: 2.2", "sub-10716<br>Age: 71<br>TTC: 5.0", "sub-10804<br>Age: 28<br>TTC: 7.2", "sub-10809<br>Age: 71<br>TTC: 3.3", "sub-10810<br>Age: 70<br>TTC: 4.2", "sub-10862<br>Age: 62<br>TTC: 3.0", "sub-10866<br>Age: 74<br>TTC: 6.0", "sub-10886<br>Age: 57<br>TTC: 6.7", "sub-10898<br>Age: 63<br>TTC: 4.0", "sub-10950<br>Age: 26<br>TTC: 3.0", "sub-10951<br>Age: 23<br>TTC: 5.3", "sub-10998<br>Age: 23<br>TTC: 7.0", "sub-11016<br>Age: 24<br>TTC: 7.5", "sub-11030<br>Age: 25<br>TTC: 1.8", "sub-11031<br>Age: 25<br>TTC: 3.2", "sub-11036<br>Age: 24<br>TTC: 12.7", "sub-11286<br>Age: 24<br>TTC: 9.7", "sub-11318<br>Age: 22<br>TTC: 5.2", "sub-11329<br>Age: 25<br>TTC: 6.0", "sub-11526<br>Age: 25<br>TTC: 1.8", "sub-11563<br>Age: 56<br>TTC: 2.3", "sub-11628<br>Age: 56<br>TTC: 4.7", "sub-11631<br>Age: 57<br>TTC: 3.0", "sub-11773<br>Age: 56<br>TTC: 2.5"], "type": "scatter", "x": [0.06575, -0.01467, 0.08606, 0.04737, -0.0974, 0.1141, 0.06267, 0.06866, -0.08925, -0.01191, -0.03101, 0.1024, 0.03453, 0.07746, -0.01358, -0.06546, 0.0131, -0.1047, 0.07863, 0.0316, 0.06194, -0.03491, 0.113, 0.09435, 0.06681, -0.07329, -0.007987, -0.1095, -0.08297, 0.04393, 0.05874, 0.1122, -0.0418, -0.03109, -0.007307, -0.07453, -0.08882], "y": [1.333, 2.333, 2, 3, 2.5, 4, 13, 2.75, 3, 2.5, 1.333, 3.5, 1.5, 2.25, 5, 7.25, 3.333, 4.25, 3, 6, 6.667, 4, 3, 5.333, 7, 7.5, 1.75, 3.25, 12.67, 9.667, 5.25, 6, 1.75, 2.333, 4.667, 3, 2.5]}, {"hoverinfo": "skip", "line": {"color": "#404040", "width": 1.5}, "mode": "lines", "showlegend": false, "type": "scatter", "x": [0, 0], "y": [3.859, 4.798]}, {"hoverinfo": "skip", "line": {"color": "#404040", "width": 1.5}, "mode": "lines", "showlegend": false, "type": "scatter", "x": [-0.08, 0.08], "y": [4.798, 4.798]}, {"hoverinfo": "skip", "line": {"color": "#404040", "width": 1.5}, "mode": "lines", "showlegend": false, "type": "scatter", "x": [-0.08, 0.08], "y": [3.859, 3.859]}, {"hoverinfo": "text", "line": {"color": "#404040", "width": 2}, "mode": "lines", "showlegend": false, "text": ["Sham mean: 4.3", "Sham mean: 4.3"], "type": "scatter", "x": [-0.2, 0.2], "y": [4.329, 4.329]}, {"hoverinfo": "text", "marker": {"color": ["rgb(79,120,143)", "rgb(220,167,28)", "rgb(223,168,25)", "rgb(63,115,157)", "rgb(87,123,137)", "rgb(173,151,67)", "rgb(40,107,176)", "rgb(67,116,153)", "rgb(55,112,163)", "rgb(232,171,18)", "rgb(126,136,105)", "rgb(200,160,44)", "rgb(36,106,179)", "rgb(149,143,86)", "rgb(52,111,166)", "rgb(220,167,28)", "rgb(216,166,31)", "rgb(185,155,57)", "rgb(232,171,18)", "rgb(165,149,73)", "rgb(43,108,173)", "rgb(32,104,182)", "rgb(32,104,182)", "rgb(36,106,179)", "rgb(40,107,176)", "rgb(40,107,176)", "rgb(36,106,179)", "rgb(36,106,179)", "rgb(28,103,185)", "rgb(40,107,176)", "rgb(40,107,176)", "rgb(161,147,76)", "rgb(161,147,76)", "rgb(165,149,73)", "rgb(161,147,76)"], "line": {"color": "white", "width": 0.5}, "opacity": 0.75, "size": 10}, "mode": "markers", "showlegend": false, "text": ["sub-10369<br>Age: 35<br>TTC: 8.0", "sub-10418<br>Age: 71<br>TTC: 2.5", "sub-10541<br>Age: 72<br>TTC: 4.5", "sub-10559<br>Age: 31<br>TTC: 6.0", "sub-10589<br>Age: 37<br>TTC: 7.8", "sub-10590<br>Age: 59<br>TTC: 5.8", "sub-10606<br>Age: 25<br>TTC: 1.5", "sub-10608<br>Age: 32<br>TTC: 4.8", "sub-10636<br>Age: 29<br>TTC: 1.2", "sub-10638<br>Age: 74<br>TTC: 9.0", "sub-10641<br>Age: 47<br>TTC: 4.0", "sub-10649<br>Age: 66<br>TTC: 2.2", "sub-10656<br>Age: 24<br>TTC: 2.0", "sub-10661<br>Age: 53<br>TTC: 1.2", "sub-10804<br>Age: 28<br>TTC: 2.0", "sub-10809<br>Age: 71<br>TTC: 3.3", "sub-10810<br>Age: 70<br>TTC: 3.0", "sub-10862<br>Age: 62<br>TTC: 4.7", "sub-10866<br>Age: 74<br>TTC: 3.7", "sub-10886<br>Age: 57<br>TTC: 1.8", "sub-10950<br>Age: 26<br>TTC: 6.0", "sub-10951<br>Age: 23<br>TTC: 5.0", "sub-10998<br>Age: 23<br>TTC: 7.0", "sub-11016<br>Age: 24<br>TTC: 2.0", "sub-11030<br>Age: 25<br>TTC: 4.5", "sub-11031<br>Age: 25<br>TTC: 0.5", "sub-11036<br>Age: 24<br>TTC: 8.3", "sub-11286<br>Age: 24<br>TTC: 12.0", "sub-11318<br>Age: 22<br>TTC: 6.0", "sub-11329<br>Age: 25<br>TTC: 3.5", "sub-11526<br>Age: 25<br>TTC: 4.0", "sub-11563<br>Age: 56<br>TTC: 4.3", "sub-11628<br>Age: 56<br>TTC: 4.7", "sub-11631<br>Age: 57<br>TTC: 1.0", "sub-11773<br>Age: 56<br>TTC: 3.0"], "type": "scatter", "x": [0.9942, 0.9345, 1.041, 0.9849, 1.08, 1.048, 0.955, 1.08, 1.073, 0.973, 0.9492, 1.044, 0.9135, 0.928, 0.8818, 1.069, 1.04, 1.049, 1.067, 0.9901, 1.016, 0.9136, 0.9075, 1.04, 0.9931, 1.016, 1.064, 1.032, 1.013, 1.014, 0.9529, 0.8874, 0.9848, 0.9315, 0.978], "y": [8, 2.5, 4.5, 6, 7.75, 5.75, 1.5, 4.75, 1.25, 9, 4, 2.25, 2, 1.25, 2, 3.333, 3, 4.667, 3.667, 1.75, 6, 5, 7, 2, 4.5, 0.5, 8.333, 12, 6, 3.5, 4, 4.333, 4.667, 1, 3]}, {"hoverinfo": "skip", "line": {"color": "#404040", "width": 1.5}, "mode": "lines", "showlegend": false, "type": "scatter", "x": [1, 1], "y": [3.868, 4.746]}, {"hoverinfo": "skip", "line": {"color": "#404040", "width": 1.5}, "mode": "lines", "showlegend": false, "type": "scatter", "x": [0.92, 1.08], "y": [4.746, 4.746]}, {"hoverinfo": "skip", "line": {"color": "#404040", "width": 1.5}, "mode": "lines", "showlegend": false, "type": "scatter", "x": [0.92, 1.08], "y": [3.868, 3.868]}, {"hoverinfo": "text", "line": {"color": "#404040", "width": 2}, "mode": "lines", "showlegend": false, "text": ["Active mean: 4.3", "Active mean: 4.3"], "type": "scatter", "x": [0.8, 1.2], "y": [4.307, 4.307]}], "layout": {"font": {"family": "Arial", "size": 14}, "height": 400, "margin": {"b": 50, "l": 60, "r": 40, "t": 30}, "width": 450, "xaxis": {"autorange": true, "linecolor": "black", "linewidth": 1, "range": [-0.2048, 1.2], "showgrid": false, "showline": true, "tickfont": {"size": 15}, "ticktext": ["Sham", "Active"], "tickvals": [0, 1], "type": "linear", "zeroline": false}, "yaxis": {"autorange": true, "linecolor": "black", "linewidth": 1, "range": [0, 13.97], "rangemode": "tozero", "showgrid": false, "showline": true, "tickfont": {"size": 13}, "title": {"text": "Trials to Criterion"}, "type": "linear"}}}
